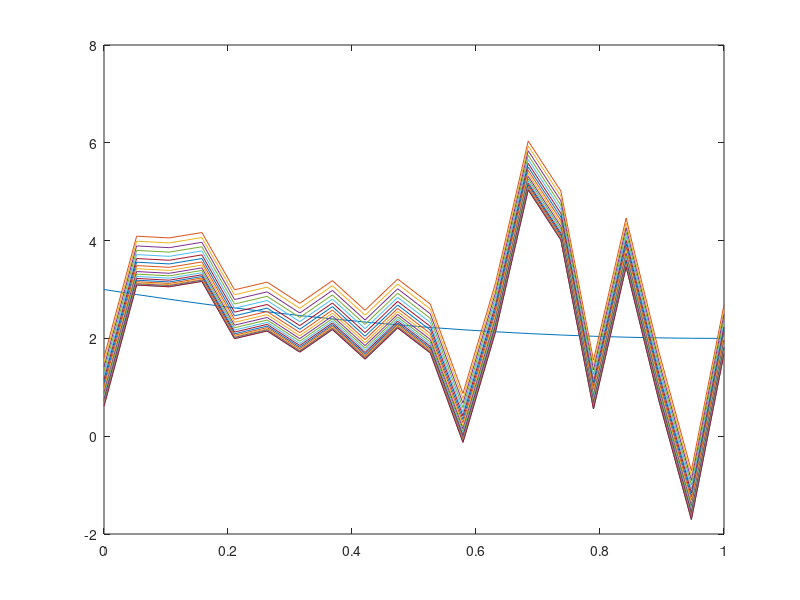

MATLAB code for this plot: (Note: this script raises an error after producing the figure.)
x_min = 0;
x_max = 1;
n = 20;

X = (x_min: (x_max - x_min) / (n - 1) : x_max);
a1 = 3;
a2 = -2;
a3 = 1;
# unknown function
y = a1 + a2 * X + a3 * X .^ 2;

# noise
s = 1.5; 

Z = s  *  normrnd(0, 1, n, 1);
Y = y + Z;

plot(X,y,X,Y)

# recovery of function y(x)
A = [ones(1, n), X, X .^ 2]
B = A' * A;
C = A' * Y;
an = B^(-1) * C;
Yn = A * an;

m = 2;
a1 = polyfit(X, Y, m);
Yn1 = polyval(a1, X);

plot(X, Y, X, y, X, Yn, X, Yn1, 'o')
r = Yn - Y;
r' * Yn
sn = sqrt(r' * r / (n-3))
D = B ^ (-1);
d = diag(D);
t = 1.96;
h = t * sn * d .^ (1/2);
rez = [an - h,an + h]
